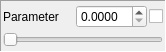
<?xml version="1.0" encoding="UTF-8"?>
<ui version="4.0">
 <class>ParameterWidget</class>
 <widget class="QFrame" name="ParameterWidget">
  <property name="geometry">
   <rect>
    <x>0</x>
    <y>0</y>
    <width>166</width>
    <height>52</height>
   </rect>
  </property>
  <property name="sizePolicy">
   <sizepolicy hsizetype="MinimumExpanding" vsizetype="Fixed">
    <horstretch>0</horstretch>
    <verstretch>0</verstretch>
   </sizepolicy>
  </property>
  <property name="minimumSize">
   <size>
    <width>166</width>
    <height>52</height>
   </size>
  </property>
  <property name="windowTitle">
   <string>ParameterWidget</string>
  </property>
  <property name="frameShape">
   <enum>QFrame::Panel</enum>
  </property>
  <property name="frameShadow">
   <enum>QFrame::Sunken</enum>
  </property>
  <layout class="QGridLayout" name="gridLayout" columnstretch="2,2,1">
   <property name="leftMargin">
    <number>2</number>
   </property>
   <property name="topMargin">
    <number>1</number>
   </property>
   <property name="rightMargin">
    <number>2</number>
   </property>
   <property name="bottomMargin">
    <number>1</number>
   </property>
   <property name="horizontalSpacing">
    <number>2</number>
   </property>
   <property name="verticalSpacing">
    <number>1</number>
   </property>
   <item row="0" column="0">
    <widget class="QLabel" name="label">
     <property name="text">
      <string>Parameter</string>
     </property>
     <property name="buddy">
      <cstring>checkbox</cstring>
     </property>
    </widget>
   </item>
   <item row="0" column="1">
    <widget class="DoubleSpinBox" name="spinbox">
     <property name="decimals">
      <number>4</number>
     </property>
    </widget>
   </item>
   <item row="0" column="2">
    <widget class="QCheckBox" name="checkbox">
     <property name="sizePolicy">
      <sizepolicy hsizetype="Fixed" vsizetype="Fixed">
       <horstretch>0</horstretch>
       <verstretch>0</verstretch>
      </sizepolicy>
     </property>
     <property name="toolTip">
      <string>fix parameter</string>
     </property>
     <property name="layoutDirection">
      <enum>Qt::LeftToRight</enum>
     </property>
     <property name="autoFillBackground">
      <bool>false</bool>
     </property>
     <property name="text">
      <string/>
     </property>
     <property name="checkable">
      <bool>true</bool>
     </property>
    </widget>
   </item>
   <item row="1" column="0" colspan="3">
    <widget class="DoubleSlider" name="slider">
     <property name="focusPolicy">
      <enum>Qt::NoFocus</enum>
     </property>
     <property name="orientation">
      <enum>Qt::Horizontal</enum>
     </property>
     <property name="invertedAppearance">
      <bool>false</bool>
     </property>
     <property name="invertedControls">
      <bool>false</bool>
     </property>
    </widget>
   </item>
  </layout>
 </widget>
 <customwidgets>
  <customwidget>
   <class>DoubleSlider</class>
   <extends>QSlider</extends>
   <header>DoubleSlider</header>
   <slots>
    <signal>valueChanged(double)</signal>
    <slot>setDisabled(int)</slot>
    <slot>setValue(double)</slot>
   </slots>
  </customwidget>
  <customwidget>
   <class>DoubleSpinBox</class>
   <extends>QDoubleSpinBox</extends>
   <header>DoubleSpinBox</header>
   <slots>
    <signal>editingFinished(double)</signal>
    <signal>buttonClicked(double)</signal>
    <slot>setDisabled(int)</slot>
   </slots>
  </customwidget>
 </customwidgets>
 <resources/>
 <connections>
  <connection>
   <sender>spinbox</sender>
   <signal>editingFinished(double)</signal>
   <receiver>slider</receiver>
   <slot>setValue(double)</slot>
   <hints>
    <hint type="sourcelabel">
     <x>96</x>
     <y>15</y>
    </hint>
    <hint type="destinationlabel">
     <x>74</x>
     <y>42</y>
    </hint>
   </hints>
  </connection>
  <connection>
   <sender>spinbox</sender>
   <signal>buttonClicked(double)</signal>
   <receiver>slider</receiver>
   <slot>setValue(double)</slot>
   <hints>
    <hint type="sourcelabel">
     <x>96</x>
     <y>15</y>
    </hint>
    <hint type="destinationlabel">
     <x>74</x>
     <y>42</y>
    </hint>
   </hints>
  </connection>
  <connection>
   <sender>slider</sender>
   <signal>valueChanged(double)</signal>
   <receiver>spinbox</receiver>
   <slot>setValue(double)</slot>
   <hints>
    <hint type="sourcelabel">
     <x>74</x>
     <y>42</y>
    </hint>
    <hint type="destinationlabel">
     <x>96</x>
     <y>15</y>
    </hint>
   </hints>
  </connection>
  <connection>
   <sender>checkbox</sender>
   <signal>toggled(bool)</signal>
   <receiver>slider</receiver>
   <slot>setDisabled(bool)</slot>
   <hints>
    <hint type="sourcelabel">
     <x>133</x>
     <y>14</y>
    </hint>
    <hint type="destinationlabel">
     <x>73</x>
     <y>40</y>
    </hint>
   </hints>
  </connection>
  <connection>
   <sender>checkbox</sender>
   <signal>toggled(bool)</signal>
   <receiver>spinbox</receiver>
   <slot>setDisabled(bool)</slot>
   <hints>
    <hint type="sourcelabel">
     <x>133</x>
     <y>14</y>
    </hint>
    <hint type="destinationlabel">
     <x>95</x>
     <y>14</y>
    </hint>
   </hints>
  </connection>
 </connections>
</ui>
